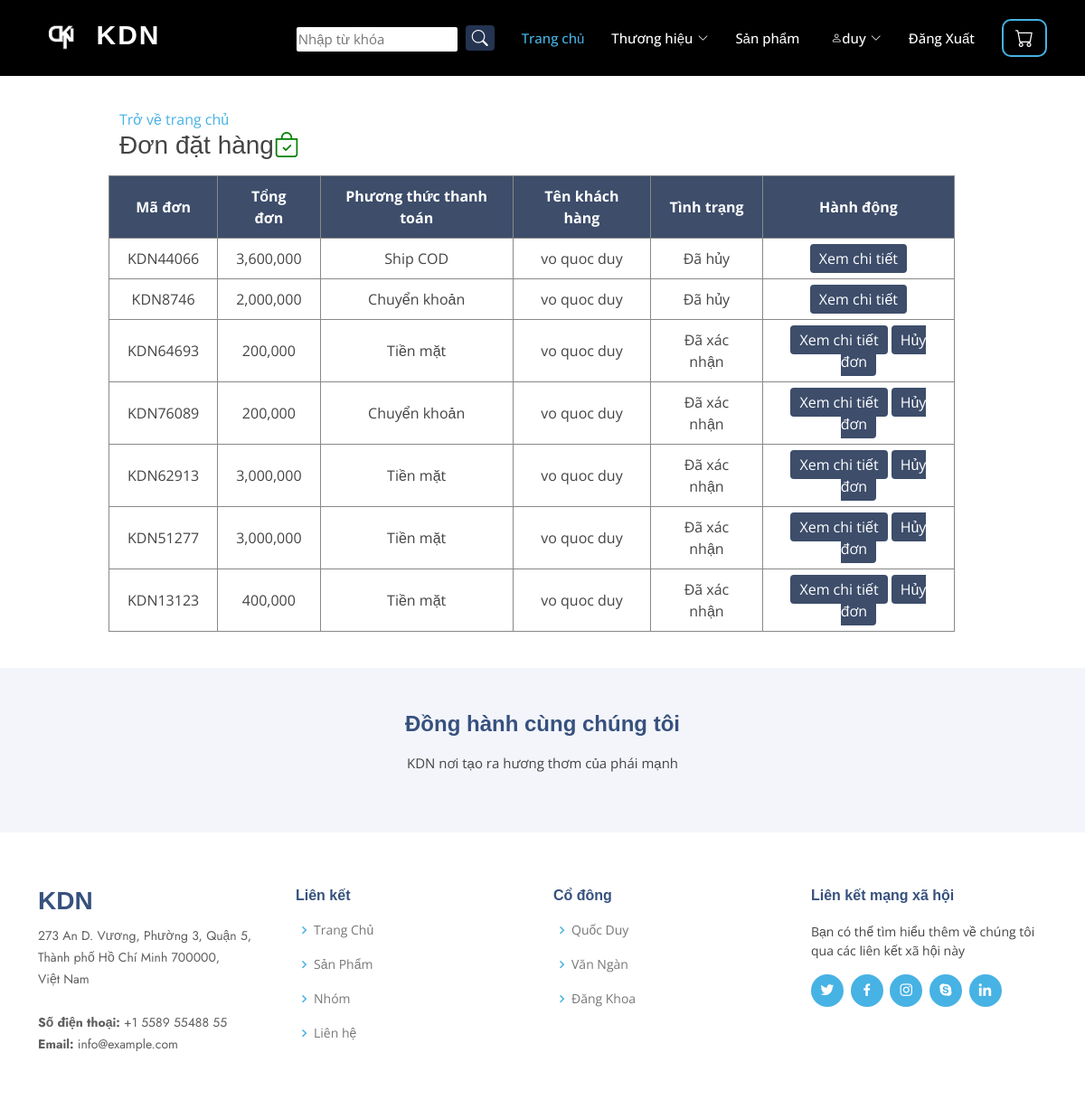
Screenshot of /index.php?act=donhangkhach (signed in) with the database file from the repository.
### tables this page shows
CREATE TABLE `tbl_order` (
  `id` int(10) NOT NULL,
  `madonhang` varchar(20) NOT NULL,
  `tongdonhang` double(10,0) NOT NULL DEFAULT 0,
  `phuongthucthanhtoan` tinyint(1) NOT NULL DEFAULT 1,
  `iduser` int(10) NOT NULL,
  `name` varchar(50) NOT NULL,
  `address` varchar(255) NOT NULL,
  `email` varchar(50) NOT NULL,
  `tell` varchar(20) NOT NULL,
  `status` varchar(50) NOT NULL DEFAULT 'pending'
);

### A5/model/user_admin.php (called while the page is built, shortened)
<?php
function get_user_id($username)
{
    $conn = connect_db();
    $sql = "SELECT id FROM tbl_admin WHERE username = :username";
    $stmt = $conn->prepare($sql);
    $stmt->bindParam(':username', $username);
    $stmt->execute();
    $result = $stmt->fetch(PDO::FETCH_ASSOC);
    return $result['id'];
}

### A5/model/connect_db.php (called while the page is built)
<?php
function connect_db(){
        $servername = "localhost";
        $username = "root";
        $password = "";
        try {
        $conn = new PDO("mysql:host=$servername;dbname=product_db", $username, $password);
        $conn->setAttribute(PDO::ATTR_ERRMODE, PDO::ERRMODE_EXCEPTION);
        } catch(PDOException $e) {
        }
        return $conn;
}

### A5/model/donhang.php (called while the page is built, shortened)
<?php
function getAllOrdersId($userId)
{
    $conn = connect_db();
    $stmt = $conn->prepare("SELECT * FROM tbl_order WHERE iduser = :userId");
    $stmt->bindParam(':userId', $userId);
    $stmt->execute();
    $result = $stmt->fetchAll(PDO::FETCH_ASSOC);
    return $result;
}

### A5/donhangkhach.php (the view, shortened to what this page needs)
<main id="main">
    <div id="payment" class="container-cart-payment row mb">
        <div class="boxtrai mr">
            <div class="row mb">
                <a class="home-return-link" href="index.php?act=donhangkhach">
                    Trở về trang chủ
                </a>
                <h3 class="mb-3">Đơn đặt hàng<i style="color: green;" class="bi bi-bag-check"></i></h3>
                <div class="row mb10 frmdsloai">
                    <table style="border-collapse:collapse;text-align:center;">
                        <tr>
                            <th>Mã đơn</th>
                            <th style="width:4%;">Tổng đơn</th>
                            <th>Phương thức thanh toán</th>
                            <th>Tên khách hàng</th>
                            <th>Tình trạng</th>
                            <th>Hành động</th>
                        </tr>
                        <?php
                        if (isset($orders) && (count($orders) > 0)) {
                            foreach ($orders as $order) {
                                $madonhang = $order['madonhang'];
                                $tongdonhang = $order['tongdonhang'];
                                $pttt = $order['phuongthucthanhtoan'];
                                switch ($pttt) {
                                    case '1':
                                        $txtmess = "Tiền mặt";
                                        break;
                                    case '2':
                                        $txtmess = "Chuyển khoản";
                                        break;
                                    case '4':
                                        $txtmess = "Ship COD";
                                        break;
                                }
                                $iddonhang = $order['id'];
                                $fullname = $order['name'];
                                $status = $order['status'];
                                switch ($status) {
                                    case 'confirmed':
                                        $txt = 'Đã xác nhận';
                                        break;
                                    case 'canceled':
                                        $txt = 'Đã hủy';
                                        break;
                                }
                                echo '<tr>
                                <td>' . $madonhang . '</td>
                                <td>' . number_format($tongdonhang) . '</td>
                                <td>' . $txtmess . '</td>
                                <td>' . $fullname . '</td>
                                <td>' . $txt . '</td>
                                <td><a href="index.php?act=chitietdonhang&id=' . $iddonhang . '">Xem chi tiết</a>';
                                if ($status == 'pending' || $status == 'confirmed') {
                                    echo '<a style="margin-left:4px;" href="index.php?act=canceled&id=' . $iddonhang . '">Hủy đơn</a></td>';
                                }
                                echo '</tr>';
                            }
                            echo '</table>';
                        } else {
                            echo '<td colspan="6">Bạn chưa có đơn hàng nào</td>';
                        }
                        ?>
                </div>
            </div>
        </div>
    </div>
</main>

### A5/assets/css/style.css (style rules this page uses)
body { font-family: "Open Sans", sans-serif; color: #444444; }
a { color: #47b2e4; text-decoration: none; }
h1, h2, h3, h4, h5, h6 { font-family: "Helvetica", sans-serif; }
th { background-color: #3d4d6a; color: #fff; }
table { width: 100%; }
th, td { border: 1px #888 solid; padding: 10px 20px; }
td a { padding: 5px 10px; border: none; border-radius: 4px; background-color: rgb(61, 77, 106); color: #fff; }
.container-cart-payment { width: 80%; margin: 0 auto; margin-top: 20px; }
.mb { margin-top: 60px; margin-bottom: 20px; display: flex; justify-content: space-between; }
.mr { margin-right: 2%; }

### rows the page displays
tbl_order: madonhang "KDN44066", tongdonhang "3,600,000", phuongthucthanhtoan "Ship COD", name "vo quoc duy", status "Đã hủy"
tbl_order: madonhang "KDN8746", tongdonhang "2,000,000", phuongthucthanhtoan "Chuyển khoản", name "vo quoc duy", status "Đã hủy"
tbl_order: madonhang "KDN64693", tongdonhang "200,000", phuongthucthanhtoan "Tiền mặt", name "vo quoc duy", status "Đã xác nhận"
tbl_order: madonhang "KDN76089", tongdonhang "200,000", phuongthucthanhtoan "Chuyển khoản", name "vo quoc duy", status "Đã xác nhận"
tbl_order: madonhang "KDN62913", tongdonhang "3,000,000", phuongthucthanhtoan "Tiền mặt", name "vo quoc duy", status "Đã xác nhận"
tbl_order: madonhang "KDN51277", tongdonhang "3,000,000", phuongthucthanhtoan "Tiền mặt", name "vo quoc duy", status "Đã xác nhận"
tbl_order: madonhang "KDN13123", tongdonhang "400,000", phuongthucthanhtoan "Tiền mặt", name "vo quoc duy", status "Đã xác nhận"

### other values shown
$_SESSION['username'] "duy"
